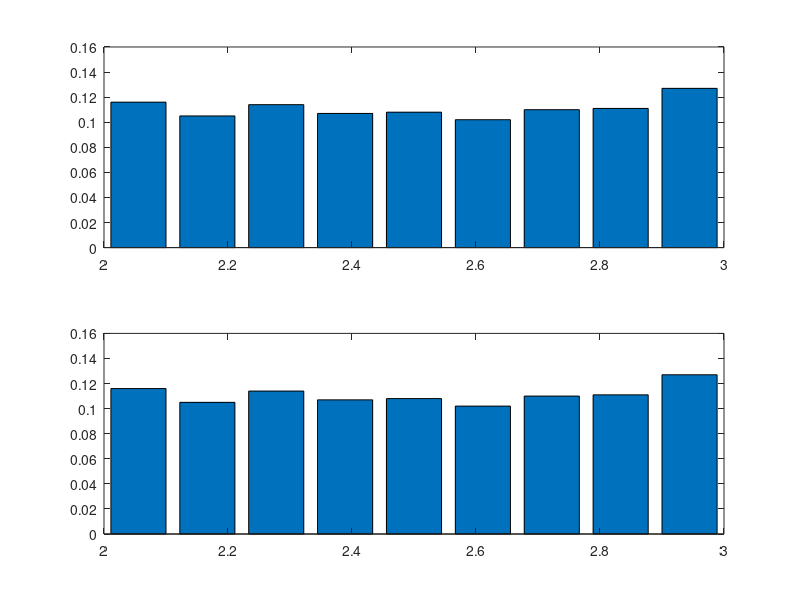

The MATLAB script that drew this image:
%Matlab program to plot pdf of uniformly distributed random variables
%Hstogram Approach
n=1000;
a=2;%lower limit
b=3;%upper limit
x=a+(b-a).*rand(1,n);%uniformly distributed random variable
nob=10;%Number of bins
aa=linspace(a,b,nob);%linearly spaced vectors
count(size(aa))=0;%Initializing the counters
for i=1:length(aa)-1%bins
    for j=1:length(x)%input random variable
        if x(j)>=aa(i) && x(j)<aa(i+1)
            count(i)=count(i)+1;
        end
    end
    y(i)=(aa(i)+aa(i+1))/2;
end
subplot(211);
%plot probability density function of  uniformly distributed random variables
bar(y,count(1:end-1)/length(x));

[bin val]=hist(x,y);
subplot(212);
bar(y,bin/length(x));